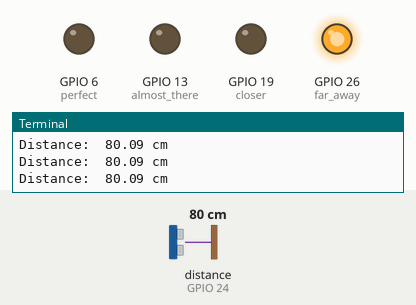
A program run on a simulated Raspberry Pi (BCM pin numbers). Parts: output pins drawn as LEDs (lit = HIGH), the last lines printed to the terminal. Inputs (shaded band) come from the test bench; at power-on: distance to the obstacle (sensor on GPIO 24) 80 cm. The echo pulse lasts 58.3 µs per cm; the clock reads 2024-03-15 10:24:30 at power-on unless the program sets it; pins used as bus, display or sensor lines are not drawn.

Above: at 3.2 s.
3.3 s: distance to the obstacle (sensor on GPIO 24) set to 21 cm
4.9 s: distance to the obstacle (sensor on GPIO 24) set to 18 cm
At 6.0 s:
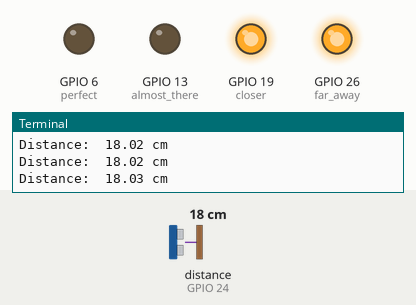
6.7 s: distance to the obstacle (sensor on GPIO 24) set to 16 cm
8.2 s: distance to the obstacle (sensor on GPIO 24) set to 13 cm
At 9.7 s:
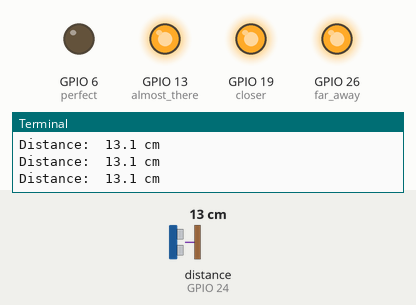
10.0 s: distance to the obstacle (sensor on GPIO 24) set to 4 cm
At 11.0 s:
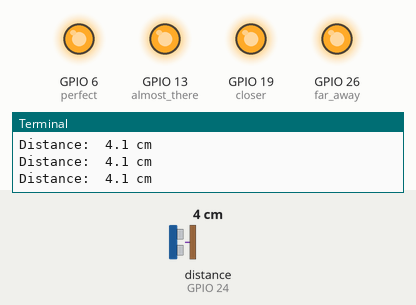
11.8 s: distance to the obstacle (sensor on GPIO 24) set to 60 cm
At 13.3 s:
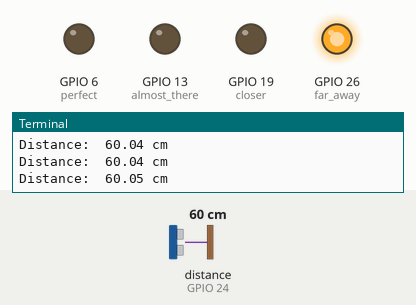
Timing chart, 0 to 14.5 s (numbered marks = the images above; inputs shaded):
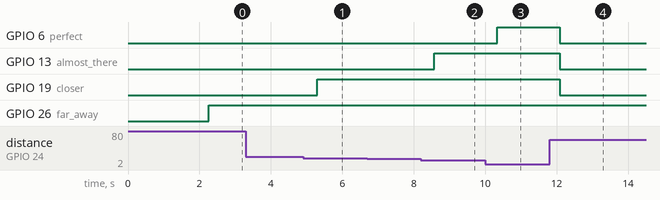

Measured:
- the behaviour switches between 20 and 19 cm on distance to the obstacle (sensor on GPIO 24) (found by bisection; images 0 and 1)
- the behaviour switches between 15 and 14 cm on distance to the obstacle (sensor on GPIO 24) (found by bisection; images 1 and 2)
- after the input at 4.9 s, GPIO 19 (closer): LOW → HIGH after 0.40 s
- after the input at 8.2 s, GPIO 13 (almost_there): LOW → HIGH after 0.37 s
- after the input at 10.0 s, GPIO 6 (perfect): LOW → HIGH after 0.33 s
- after the input at 11.8 s, GPIO 6 (perfect), GPIO 13 (almost_there), GPIO 19 (closer): HIGH → LOW after 0.29 s

The program:

distance_monitoring.py
```python
# import libraries
import RPi.GPIO as GPIO
import time

# set up the GPIO
GPIO.setmode(GPIO.BCM)

TRIG = 23
ECHO = 24
perfect = 6
almost_there = 13
closer = 19
far_away = 26

GPIO.setup(TRIG,GPIO.OUT) # set TRIG as ouput - trigger the sensor
GPIO.setup(ECHO,GPIO.IN) # set ECHO as input - detect the ECHO voltage change
GPIO.setup(perfect,GPIO.OUT)
GPIO.setup(almost_there,GPIO.OUT)
GPIO.setup(closer,GPIO.OUT)
GPIO.setup(far_away,GPIO.OUT)

GPIO.output(perfect, GPIO.LOW)
GPIO.output(almost_there, GPIO.LOW)
GPIO.output(closer, GPIO.LOW)
GPIO.output(far_away, GPIO.LOW)


GPIO.output(TRIG,False) # set the trigger pin low

print("Distance Measurement in Progress")
time.sleep(2)

while True:
    # this sensor requires a 10us pulse to trigger the module and obtain an echo response
    # To create our trigger pulse, set trigger pin high for 10us then low again
    GPIO.output(TRIG, True)
    time.sleep(0.00001)
    GPIO.output(TRIG, False)

# need to obtain the duration of a pulse
# this is the duration from the sensor to the object, and then back to the sensor
    while GPIO.input(ECHO)==0:
        pulse_start = time.time()
    while GPIO.input(ECHO)==1:
        pulse_end = time.time()

    pulse_duration = pulse_end - pulse_start

# now convert the time it takes to distance
# speed = distance / time
# speed of sound = 343m/s
# since the recorded time is to the sensor and back, we need to divide time by 2.
# 34300 = d / (t/2) --> 17150 * t = d
    distance = pulse_duration * 17150
    distance = round(distance, 2)

    print("Distance: ",distance, "cm")
    time.sleep(.25)

    if distance > 200:
        break

    if (distance >= 20):
        GPIO.output(far_away,GPIO.HIGH)
        GPIO.output(perfect, GPIO.LOW)
        GPIO.output(almost_there, GPIO.LOW)
        GPIO.output(closer, GPIO.LOW)
    if (15 <= distance) & (distance < 20):
        GPIO.output(far_away, GPIO.HIGH)
        GPIO.output(closer, GPIO.HIGH)
        GPIO.output(perfect, GPIO.LOW)
        GPIO.output(almost_there, GPIO.LOW)
    if (10 <= distance) & (distance <= 15):
        GPIO.output(far_away, GPIO.HIGH)
        GPIO.output(closer, GPIO.HIGH)
        GPIO.output(almost_there, GPIO.HIGH)
        GPIO.output(perfect, GPIO.LOW)
    if (3 <= distance) & (distance <= 10):
        GPIO.output(far_away, GPIO.HIGH)
        GPIO.output(closer, GPIO.HIGH)
        GPIO.output(almost_there, GPIO.HIGH)
        GPIO.output(perfect, GPIO.HIGH)

GPIO.cleanup()
```
